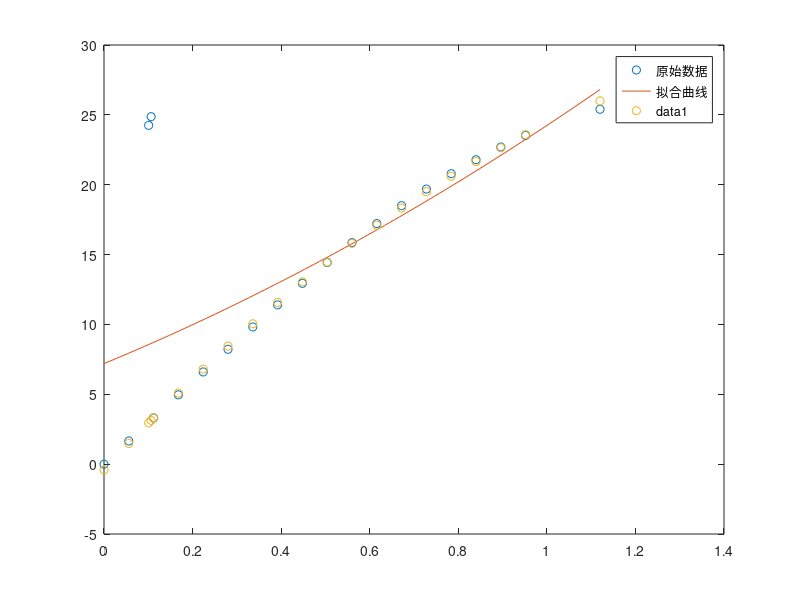

Here is the MATLAB script that generated this plot:
close 

x = [0.00,0.056,0.112,0.168,0.224,0.280,0.336,0.392,0.448,0.504,0.560,0.616,0.672,0.728,0.784,0.84,0.896,0.952,0.1008,0.1064,1.12];
y=[0.00,1.66,3.31,4.96,6.6,8.22,9.82,11.4,12.94,14.43,15.86,17.22,18.5,19.69,20.79,21.79,22.7,23.53,24.25,24.87,25.4];


%x=[37 37.5 38 38.5 39 39.5 40 40.5 41 41.5 42 42.5 43];
%y=[3.4 3 3 2.27 2.1 1.83 1.53 1.7 1.8 1.9 2.35 2.54 2.9];
p=polyfit(x,y,2); % 拟合出的二次函数的系数
ye=y-polyval(p,x); % 计算误差
ye2s=sum(ye.^2); % 误差的平方和
disp(sprintf('误差的平方和=%d',ye2s));
xx=linspace(min(x),max(x)); % 绘图用到的点的横坐标
yy=polyval(p,xx); % 拟合曲线的纵坐标
plot(x,y,'o',xx,yy); % 绘图，原始数据+拟合曲线
legend('原始数据','拟合曲线'); % 图示


hold on;

x2 = x;

% %ceres without new CauchyLoss(0.5)
% a = 3.94673;
% b = 13.0947;
% c = 7.20116;

%ceres with new CauchyLoss(0.5)
a = -9.60951;
b = 34.3431;
c = -0.410454;


% %algorithm from csdn C program
% a=-14.176965;
% b=36.495176;
% c= 1.053817;

y2 = a*x.*x+b*x+c;
plot(x2,y2,'o'); % 绘图，原始数据+拟合曲线